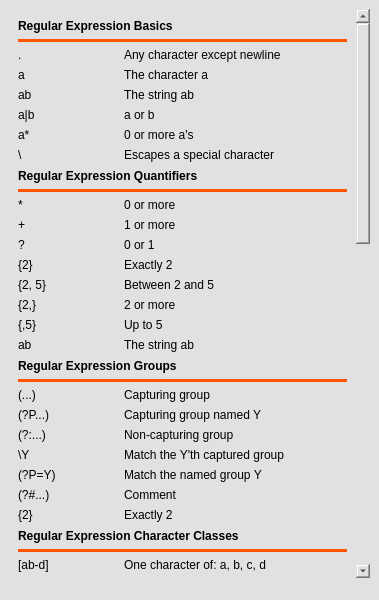
<?xml version="1.0" encoding="UTF-8"?>
<ui version="4.0">
 <class>SheetWindow</class>
 <widget class="QMainWindow" name="SheetWindow">
  <property name="geometry">
   <rect>
    <x>0</x>
    <y>0</y>
    <width>379</width>
    <height>600</height>
   </rect>
  </property>
  <property name="windowTitle">
   <string>PyRex Regex Sheet</string>
  </property>
  <property name="windowIcon">
   <iconset resource="src.qrc">
    <normaloff>:/icons/icons/icon.ico</normaloff>:/icons/icons/icon.ico</iconset>
  </property>
  <property name="styleSheet">
   <string notr="true">background-color: rgb(225, 225, 225);</string>
  </property>
  <widget class="QWidget" name="centralwidget">
   <layout class="QGridLayout" name="gridLayout">
    <property name="bottomMargin">
     <number>0</number>
    </property>
    <item row="0" column="0">
     <widget class="QScrollArea" name="scrollArea">
      <property name="styleSheet">
       <string notr="true">border:No;</string>
      </property>
      <property name="widgetResizable">
       <bool>true</bool>
      </property>
      <widget class="QWidget" name="scrollAreaWidgetContents">
       <property name="geometry">
        <rect>
         <x>0</x>
         <y>0</y>
         <width>344</width>
         <height>1465</height>
        </rect>
       </property>
       <layout class="QVBoxLayout" name="verticalLayout_2">
        <item>
         <layout class="QVBoxLayout" name="verticalLayout_3">
          <item>
           <widget class="QLabel" name="label_3">
            <property name="font">
             <font>
              <family>Arial</family>
              <pointsize>9</pointsize>
              <weight>75</weight>
              <bold>true</bold>
             </font>
            </property>
            <property name="styleSheet">
             <string notr="true">min-height:15;
max-height:15;
background-color: rgba(0, 0, 0, 0%);</string>
            </property>
            <property name="text">
             <string>Regular Expression Basics</string>
            </property>
           </widget>
          </item>
          <item>
           <widget class="Line" name="line_3">
            <property name="styleSheet">
             <string notr="true">background-color:rgb(255, 85, 0);
border:No;
height:1px</string>
            </property>
            <property name="orientation">
             <enum>Qt::Horizontal</enum>
            </property>
           </widget>
          </item>
         </layout>
        </item>
        <item>
         <layout class="QHBoxLayout" name="horizontalLayout">
          <item>
           <widget class="QLabel" name="label">
            <property name="styleSheet">
             <string notr="true">min-width:100px;
max-width:100px;</string>
            </property>
            <property name="text">
             <string>.</string>
            </property>
           </widget>
          </item>
          <item>
           <widget class="QLabel" name="label_2">
            <property name="text">
             <string>Any character except newline</string>
            </property>
           </widget>
          </item>
         </layout>
        </item>
        <item>
         <layout class="QHBoxLayout" name="horizontalLayout_2">
          <item>
           <widget class="QLabel" name="label_5">
            <property name="styleSheet">
             <string notr="true">min-width:100px;
max-width:100px;</string>
            </property>
            <property name="text">
             <string>a</string>
            </property>
           </widget>
          </item>
          <item>
           <widget class="QLabel" name="label_6">
            <property name="text">
             <string>The character a</string>
            </property>
           </widget>
          </item>
         </layout>
        </item>
        <item>
         <layout class="QHBoxLayout" name="horizontalLayout_3">
          <item>
           <widget class="QLabel" name="label_7">
            <property name="styleSheet">
             <string notr="true">min-width:100px;
max-width:100px;</string>
            </property>
            <property name="text">
             <string>ab</string>
            </property>
           </widget>
          </item>
          <item>
           <widget class="QLabel" name="label_8">
            <property name="text">
             <string>The string ab</string>
            </property>
           </widget>
          </item>
         </layout>
        </item>
        <item>
         <layout class="QHBoxLayout" name="horizontalLayout_6">
          <item>
           <widget class="QLabel" name="label_13">
            <property name="styleSheet">
             <string notr="true">min-width:100px;
max-width:100px;</string>
            </property>
            <property name="text">
             <string>a|b</string>
            </property>
           </widget>
          </item>
          <item>
           <widget class="QLabel" name="label_14">
            <property name="text">
             <string>a or b</string>
            </property>
           </widget>
          </item>
         </layout>
        </item>
        <item>
         <layout class="QHBoxLayout" name="horizontalLayout_5">
          <item>
           <widget class="QLabel" name="label_11">
            <property name="styleSheet">
             <string notr="true">min-width:100px;
max-width:100px;</string>
            </property>
            <property name="text">
             <string>a*</string>
            </property>
           </widget>
          </item>
          <item>
           <widget class="QLabel" name="label_12">
            <property name="text">
             <string>0 or more a's</string>
            </property>
           </widget>
          </item>
         </layout>
        </item>
        <item>
         <layout class="QHBoxLayout" name="horizontalLayout_4">
          <item>
           <widget class="QLabel" name="label_9">
            <property name="styleSheet">
             <string notr="true">min-width:100px;
max-width:100px;</string>
            </property>
            <property name="text">
             <string>\</string>
            </property>
           </widget>
          </item>
          <item>
           <widget class="QLabel" name="label_10">
            <property name="text">
             <string>Escapes a special character</string>
            </property>
           </widget>
          </item>
         </layout>
        </item>
        <item>
         <layout class="QVBoxLayout" name="verticalLayout_4">
          <item>
           <widget class="QLabel" name="label_4">
            <property name="font">
             <font>
              <family>Arial</family>
              <pointsize>9</pointsize>
              <weight>75</weight>
              <bold>true</bold>
             </font>
            </property>
            <property name="styleSheet">
             <string notr="true">min-height:15;
max-height:15;
background-color: rgba(0, 0, 0, 0%);</string>
            </property>
            <property name="text">
             <string>Regular Expression Quantifiers</string>
            </property>
           </widget>
          </item>
          <item>
           <widget class="Line" name="line_4">
            <property name="styleSheet">
             <string notr="true">background-color:rgb(255, 85, 0);
border:No;
height:1px</string>
            </property>
            <property name="orientation">
             <enum>Qt::Horizontal</enum>
            </property>
           </widget>
          </item>
         </layout>
        </item>
        <item>
         <layout class="QHBoxLayout" name="horizontalLayout_12">
          <item>
           <widget class="QLabel" name="label_25">
            <property name="styleSheet">
             <string notr="true">min-width:100px;
max-width:100px;</string>
            </property>
            <property name="text">
             <string>*</string>
            </property>
           </widget>
          </item>
          <item>
           <widget class="QLabel" name="label_26">
            <property name="text">
             <string>0 or more</string>
            </property>
           </widget>
          </item>
         </layout>
        </item>
        <item>
         <layout class="QHBoxLayout" name="horizontalLayout_11">
          <item>
           <widget class="QLabel" name="label_23">
            <property name="styleSheet">
             <string notr="true">min-width:100px;
max-width:100px;</string>
            </property>
            <property name="text">
             <string>+</string>
            </property>
           </widget>
          </item>
          <item>
           <widget class="QLabel" name="label_24">
            <property name="text">
             <string>1 or more</string>
            </property>
           </widget>
          </item>
         </layout>
        </item>
        <item>
         <layout class="QHBoxLayout" name="horizontalLayout_10">
          <item>
           <widget class="QLabel" name="label_21">
            <property name="styleSheet">
             <string notr="true">min-width:100px;
max-width:100px;</string>
            </property>
            <property name="text">
             <string>?</string>
            </property>
           </widget>
          </item>
          <item>
           <widget class="QLabel" name="label_22">
            <property name="text">
             <string>0 or 1</string>
            </property>
           </widget>
          </item>
         </layout>
        </item>
        <item>
         <layout class="QHBoxLayout" name="horizontalLayout_9">
          <item>
           <widget class="QLabel" name="label_19">
            <property name="styleSheet">
             <string notr="true">min-width:100px;
max-width:100px;</string>
            </property>
            <property name="text">
             <string>{2}</string>
            </property>
           </widget>
          </item>
          <item>
           <widget class="QLabel" name="label_20">
            <property name="text">
             <string>Exactly 2</string>
            </property>
           </widget>
          </item>
         </layout>
        </item>
        <item>
         <layout class="QHBoxLayout" name="horizontalLayout_8">
          <item>
           <widget class="QLabel" name="label_17">
            <property name="styleSheet">
             <string notr="true">min-width:100px;
max-width:100px;</string>
            </property>
            <property name="text">
             <string>{2, 5}</string>
            </property>
           </widget>
          </item>
          <item>
           <widget class="QLabel" name="label_18">
            <property name="text">
             <string>Between 2 and 5</string>
            </property>
           </widget>
          </item>
         </layout>
        </item>
        <item>
         <layout class="QHBoxLayout" name="horizontalLayout_7">
          <item>
           <widget class="QLabel" name="label_15">
            <property name="styleSheet">
             <string notr="true">min-width:100px;
max-width:100px;</string>
            </property>
            <property name="text">
             <string>{2,}</string>
            </property>
           </widget>
          </item>
          <item>
           <widget class="QLabel" name="label_16">
            <property name="text">
             <string>2 or more</string>
            </property>
           </widget>
          </item>
         </layout>
        </item>
        <item>
         <layout class="QHBoxLayout" name="horizontalLayout_13">
          <item>
           <widget class="QLabel" name="label_27">
            <property name="styleSheet">
             <string notr="true">min-width:100px;
max-width:100px;</string>
            </property>
            <property name="text">
             <string>{,5}</string>
            </property>
           </widget>
          </item>
          <item>
           <widget class="QLabel" name="label_28">
            <property name="text">
             <string>Up to 5</string>
            </property>
           </widget>
          </item>
         </layout>
        </item>
        <item>
         <layout class="QHBoxLayout" name="horizontalLayout_19">
          <item>
           <widget class="QLabel" name="label_40">
            <property name="styleSheet">
             <string notr="true">min-width:100px;
max-width:100px;</string>
            </property>
            <property name="text">
             <string>ab</string>
            </property>
           </widget>
          </item>
          <item>
           <widget class="QLabel" name="label_41">
            <property name="text">
             <string>The string ab</string>
            </property>
           </widget>
          </item>
         </layout>
        </item>
        <item>
         <layout class="QVBoxLayout" name="verticalLayout_5">
          <item>
           <widget class="QLabel" name="label_39">
            <property name="font">
             <font>
              <family>Arial</family>
              <pointsize>9</pointsize>
              <weight>75</weight>
              <bold>true</bold>
             </font>
            </property>
            <property name="styleSheet">
             <string notr="true">min-height:15;
max-height:15;
background-color: rgba(0, 0, 0, 0%);</string>
            </property>
            <property name="text">
             <string>Regular Expression Groups</string>
            </property>
           </widget>
          </item>
          <item>
           <widget class="Line" name="line_5">
            <property name="styleSheet">
             <string notr="true">background-color:rgb(255, 85, 0);
border:No;
height:1px</string>
            </property>
            <property name="orientation">
             <enum>Qt::Horizontal</enum>
            </property>
           </widget>
          </item>
         </layout>
        </item>
        <item>
         <layout class="QHBoxLayout" name="horizontalLayout_18">
          <item>
           <widget class="QLabel" name="label_37">
            <property name="styleSheet">
             <string notr="true">min-width:100px;
max-width:100px;</string>
            </property>
            <property name="text">
             <string>(...)</string>
            </property>
           </widget>
          </item>
          <item>
           <widget class="QLabel" name="label_38">
            <property name="text">
             <string>Capturing group</string>
            </property>
           </widget>
          </item>
         </layout>
        </item>
        <item>
         <layout class="QHBoxLayout" name="horizontalLayout_17">
          <item>
           <widget class="QLabel" name="label_35">
            <property name="styleSheet">
             <string notr="true">min-width:100px;
max-width:100px;</string>
            </property>
            <property name="text">
             <string>(?P&lt;Y&gt;...)</string>
            </property>
           </widget>
          </item>
          <item>
           <widget class="QLabel" name="label_36">
            <property name="text">
             <string>Capturing group named Y</string>
            </property>
           </widget>
          </item>
         </layout>
        </item>
        <item>
         <layout class="QHBoxLayout" name="horizontalLayout_16">
          <item>
           <widget class="QLabel" name="label_33">
            <property name="styleSheet">
             <string notr="true">min-width:100px;
max-width:100px;</string>
            </property>
            <property name="text">
             <string>(?:...)</string>
            </property>
           </widget>
          </item>
          <item>
           <widget class="QLabel" name="label_34">
            <property name="text">
             <string>Non-capturing group</string>
            </property>
           </widget>
          </item>
         </layout>
        </item>
        <item>
         <layout class="QHBoxLayout" name="horizontalLayout_15">
          <item>
           <widget class="QLabel" name="label_31">
            <property name="styleSheet">
             <string notr="true">min-width:100px;
max-width:100px;</string>
            </property>
            <property name="text">
             <string>\Y</string>
            </property>
           </widget>
          </item>
          <item>
           <widget class="QLabel" name="label_32">
            <property name="text">
             <string>Match the Y'th captured group</string>
            </property>
           </widget>
          </item>
         </layout>
        </item>
        <item>
         <layout class="QHBoxLayout" name="horizontalLayout_14">
          <item>
           <widget class="QLabel" name="label_29">
            <property name="styleSheet">
             <string notr="true">min-width:100px;
max-width:100px;</string>
            </property>
            <property name="text">
             <string>(?P=Y)</string>
            </property>
           </widget>
          </item>
          <item>
           <widget class="QLabel" name="label_30">
            <property name="text">
             <string>Match the named group Y</string>
            </property>
           </widget>
          </item>
         </layout>
        </item>
        <item>
         <layout class="QHBoxLayout" name="horizontalLayout_20">
          <item>
           <widget class="QLabel" name="label_42">
            <property name="styleSheet">
             <string notr="true">min-width:100px;
max-width:100px;</string>
            </property>
            <property name="text">
             <string>(?#...)</string>
            </property>
           </widget>
          </item>
          <item>
           <widget class="QLabel" name="label_43">
            <property name="text">
             <string>Comment</string>
            </property>
           </widget>
          </item>
         </layout>
        </item>
        <item>
         <layout class="QHBoxLayout" name="horizontalLayout_28">
          <item>
           <widget class="QLabel" name="label_59">
            <property name="styleSheet">
             <string notr="true">min-width:100px;
max-width:100px;</string>
            </property>
            <property name="text">
             <string>{2}</string>
            </property>
           </widget>
          </item>
          <item>
           <widget class="QLabel" name="label_60">
            <property name="text">
             <string>Exactly 2</string>
            </property>
           </widget>
          </item>
         </layout>
        </item>
        <item>
         <layout class="QVBoxLayout" name="verticalLayout_6">
          <item>
           <widget class="QLabel" name="label_58">
            <property name="font">
             <font>
              <family>Arial</family>
              <pointsize>9</pointsize>
              <weight>75</weight>
              <bold>true</bold>
             </font>
            </property>
            <property name="styleSheet">
             <string notr="true">min-height:15;
max-height:15;
background-color: rgba(0, 0, 0, 0%);</string>
            </property>
            <property name="text">
             <string>Regular Expression Character Classes</string>
            </property>
           </widget>
          </item>
          <item>
           <widget class="Line" name="line_6">
            <property name="styleSheet">
             <string notr="true">background-color:rgb(255, 85, 0);
border:No;
height:1px</string>
            </property>
            <property name="orientation">
             <enum>Qt::Horizontal</enum>
            </property>
           </widget>
          </item>
         </layout>
        </item>
        <item>
         <layout class="QHBoxLayout" name="horizontalLayout_27">
          <item>
           <widget class="QLabel" name="label_56">
            <property name="styleSheet">
             <string notr="true">min-width:100px;
max-width:100px;</string>
            </property>
            <property name="text">
             <string>[ab-d]</string>
            </property>
           </widget>
          </item>
          <item>
           <widget class="QLabel" name="label_57">
            <property name="text">
             <string>One character of: a, b, c, d</string>
            </property>
           </widget>
          </item>
         </layout>
        </item>
        <item>
         <layout class="QHBoxLayout" name="horizontalLayout_26">
          <item>
           <widget class="QLabel" name="label_54">
            <property name="styleSheet">
             <string notr="true">min-width:100px;
max-width:100px;</string>
            </property>
            <property name="text">
             <string>[^ab-d]</string>
            </property>
           </widget>
          </item>
          <item>
           <widget class="QLabel" name="label_55">
            <property name="text">
             <string>One character except: a, b, c, d</string>
            </property>
           </widget>
          </item>
         </layout>
        </item>
        <item>
         <layout class="QHBoxLayout" name="horizontalLayout_25">
          <item>
           <widget class="QLabel" name="label_52">
            <property name="styleSheet">
             <string notr="true">min-width:100px;
max-width:100px;</string>
            </property>
            <property name="text">
             <string>[b]</string>
            </property>
           </widget>
          </item>
          <item>
           <widget class="QLabel" name="label_53">
            <property name="text">
             <string>Backspace character</string>
            </property>
           </widget>
          </item>
         </layout>
        </item>
        <item>
         <layout class="QHBoxLayout" name="horizontalLayout_24">
          <item>
           <widget class="QLabel" name="label_50">
            <property name="styleSheet">
             <string notr="true">min-width:100px;
max-width:100px;</string>
            </property>
            <property name="text">
             <string>\d</string>
            </property>
           </widget>
          </item>
          <item>
           <widget class="QLabel" name="label_51">
            <property name="text">
             <string>One digit</string>
            </property>
           </widget>
          </item>
         </layout>
        </item>
        <item>
         <layout class="QHBoxLayout" name="horizontalLayout_23">
          <item>
           <widget class="QLabel" name="label_48">
            <property name="styleSheet">
             <string notr="true">min-width:100px;
max-width:100px;</string>
            </property>
            <property name="text">
             <string>\D</string>
            </property>
           </widget>
          </item>
          <item>
           <widget class="QLabel" name="label_49">
            <property name="text">
             <string>One non-digit</string>
            </property>
           </widget>
          </item>
         </layout>
        </item>
        <item>
         <layout class="QHBoxLayout" name="horizontalLayout_22">
          <item>
           <widget class="QLabel" name="label_46">
            <property name="styleSheet">
             <string notr="true">min-width:100px;
max-width:100px;</string>
            </property>
            <property name="text">
             <string>\s</string>
            </property>
           </widget>
          </item>
          <item>
           <widget class="QLabel" name="label_47">
            <property name="text">
             <string>One whitespace</string>
            </property>
           </widget>
          </item>
         </layout>
        </item>
        <item>
         <layout class="QHBoxLayout" name="horizontalLayout_21">
          <item>
           <widget class="QLabel" name="label_44">
            <property name="styleSheet">
             <string notr="true">min-width:100px;
max-width:100px;</string>
            </property>
            <property name="text">
             <string>\S</string>
            </property>
           </widget>
          </item>
          <item>
           <widget class="QLabel" name="label_45">
            <property name="text">
             <string>One non-whitespace</string>
            </property>
           </widget>
          </item>
         </layout>
        </item>
        <item>
         <layout class="QHBoxLayout" name="horizontalLayout_30">
          <item>
           <widget class="QLabel" name="label_63">
            <property name="styleSheet">
             <string notr="true">min-width:100px;
max-width:100px;</string>
            </property>
            <property name="text">
             <string>\w</string>
            </property>
           </widget>
          </item>
          <item>
           <widget class="QLabel" name="label_64">
            <property name="text">
             <string>One word character</string>
            </property>
           </widget>
          </item>
         </layout>
        </item>
        <item>
         <layout class="QHBoxLayout" name="horizontalLayout_29">
          <item>
           <widget class="QLabel" name="label_61">
            <property name="styleSheet">
             <string notr="true">min-width:100px;
max-width:100px;</string>
            </property>
            <property name="text">
             <string>\W</string>
            </property>
           </widget>
          </item>
          <item>
           <widget class="QLabel" name="label_62">
            <property name="text">
             <string>One non-word character</string>
            </property>
           </widget>
          </item>
         </layout>
        </item>
        <item>
         <layout class="QVBoxLayout" name="verticalLayout_7">
          <item>
           <widget class="QLabel" name="label_75">
            <property name="font">
             <font>
              <family>Arial</family>
              <pointsize>9</pointsize>
              <weight>75</weight>
              <bold>true</bold>
             </font>
            </property>
            <property name="styleSheet">
             <string notr="true">min-height:15;
max-height:15;
background-color: rgba(0, 0, 0, 0%);</string>
            </property>
            <property name="text">
             <string>Regular Expression Assertions</string>
            </property>
           </widget>
          </item>
          <item>
           <widget class="Line" name="line_7">
            <property name="styleSheet">
             <string notr="true">background-color:rgb(255, 85, 0);
border:No;
height:1px</string>
            </property>
            <property name="orientation">
             <enum>Qt::Horizontal</enum>
            </property>
           </widget>
          </item>
         </layout>
        </item>
        <item>
         <layout class="QHBoxLayout" name="horizontalLayout_39">
          <item>
           <widget class="QLabel" name="label_82">
            <property name="styleSheet">
             <string notr="true">min-width:100px;
max-width:100px;</string>
            </property>
            <property name="text">
             <string>^</string>
            </property>
           </widget>
          </item>
          <item>
           <widget class="QLabel" name="label_83">
            <property name="text">
             <string>Start of string</string>
            </property>
           </widget>
          </item>
         </layout>
        </item>
        <item>
         <layout class="QHBoxLayout" name="horizontalLayout_35">
          <item>
           <widget class="QLabel" name="label_73">
            <property name="styleSheet">
             <string notr="true">min-width:100px;
max-width:100px;</string>
            </property>
            <property name="text">
             <string>\A</string>
            </property>
           </widget>
          </item>
          <item>
           <widget class="QLabel" name="label_74">
            <property name="text">
             <string>Start of string, ignores m flag</string>
            </property>
           </widget>
          </item>
         </layout>
        </item>
        <item>
         <layout class="QHBoxLayout" name="horizontalLayout_34">
          <item>
           <widget class="QLabel" name="label_71">
            <property name="styleSheet">
             <string notr="true">min-width:100px;
max-width:100px;</string>
            </property>
            <property name="text">
             <string>$</string>
            </property>
           </widget>
          </item>
          <item>
           <widget class="QLabel" name="label_72">
            <property name="text">
             <string>End of string</string>
            </property>
           </widget>
          </item>
         </layout>
        </item>
        <item>
         <layout class="QHBoxLayout" name="horizontalLayout_33">
          <item>
           <widget class="QLabel" name="label_69">
            <property name="styleSheet">
             <string notr="true">min-width:100px;
max-width:100px;</string>
            </property>
            <property name="text">
             <string>\Z</string>
            </property>
           </widget>
          </item>
          <item>
           <widget class="QLabel" name="label_70">
            <property name="text">
             <string>End of string, ignores m flag</string>
            </property>
           </widget>
          </item>
         </layout>
        </item>
        <item>
         <layout class="QHBoxLayout" name="horizontalLayout_32">
          <item>
           <widget class="QLabel" name="label_67">
            <property name="styleSheet">
             <string notr="true">min-width:100px;
max-width:100px;</string>
            </property>
            <property name="text">
             <string>\b</string>
            </property>
           </widget>
          </item>
          <item>
           <widget class="QLabel" name="label_68">
            <property name="text">
             <string>Word boundary</string>
            </property>
           </widget>
          </item>
         </layout>
        </item>
        <item>
         <layout class="QHBoxLayout" name="horizontalLayout_31">
          <item>
           <widget class="QLabel" name="label_65">
            <property name="styleSheet">
             <string notr="true">min-width:100px;
max-width:100px;</string>
            </property>
            <property name="text">
             <string>\B</string>
            </property>
           </widget>
          </item>
          <item>
           <widget class="QLabel" name="label_66">
            <property name="text">
             <string>Non-word boundary</string>
            </property>
           </widget>
          </item>
         </layout>
        </item>
        <item>
         <layout class="QHBoxLayout" name="horizontalLayout_36">
          <item>
           <widget class="QLabel" name="label_76">
            <property name="styleSheet">
             <string notr="true">min-width:100px;
max-width:100px;</string>
            </property>
            <property name="text">
             <string>(?=...)</string>
            </property>
           </widget>
          </item>
          <item>
           <widget class="QLabel" name="label_77">
            <property name="text">
             <string>Positive lookahead</string>
            </property>
           </widget>
          </item>
         </layout>
        </item>
        <item>
         <layout class="QHBoxLayout" name="horizontalLayout_37">
          <item>
           <widget class="QLabel" name="label_78">
            <property name="styleSheet">
             <string notr="true">min-width:100px;
max-width:100px;</string>
            </property>
            <property name="text">
             <string>(?!...)</string>
            </property>
           </widget>
          </item>
          <item>
           <widget class="QLabel" name="label_79">
            <property name="text">
             <string>Negative lookahead</string>
            </property>
           </widget>
          </item>
         </layout>
        </item>
        <item>
         <layout class="QHBoxLayout" name="horizontalLayout_38">
          <item>
           <widget class="QLabel" name="label_80">
            <property name="styleSheet">
             <string notr="true">min-width:100px;
max-width:100px;</string>
            </property>
            <property name="text">
             <string>(?&lt;=...)</string>
            </property>
           </widget>
          </item>
          <item>
           <widget class="QLabel" name="label_81">
            <property name="text">
             <string>Positive lookbehind</string>
            </property>
           </widget>
          </item>
         </layout>
        </item>
        <item>
         <layout class="QHBoxLayout" name="horizontalLayout_41">
          <item>
           <widget class="QLabel" name="label_86">
            <property name="styleSheet">
             <string notr="true">min-width:100px;
max-width:100px;</string>
            </property>
            <property name="text">
             <string>(?&lt;!...)</string>
            </property>
           </widget>
          </item>
          <item>
           <widget class="QLabel" name="label_87">
            <property name="text">
             <string>Negative lookbehind</string>
            </property>
           </widget>
          </item>
         </layout>
        </item>
        <item>
         <layout class="QHBoxLayout" name="horizontalLayout_40">
          <item>
           <widget class="QLabel" name="label_84">
            <property name="styleSheet">
             <string notr="true">min-width:100px;
max-width:100px;</string>
            </property>
            <property name="text">
             <string>(?()|)</string>
            </property>
           </widget>
          </item>
          <item>
           <widget class="QLabel" name="label_85">
            <property name="text">
             <string>Conditional</string>
            </property>
           </widget>
          </item>
         </layout>
        </item>
        <item>
         <layout class="QHBoxLayout" name="horizontalLayout_49">
          <item>
           <widget class="QLabel" name="label_103">
            <property name="styleSheet">
             <string notr="true">min-width:100px;
max-width:100px;</string>
            </property>
            <property name="text">
             <string>\Z</string>
            </property>
           </widget>
          </item>
          <item>
           <widget class="QLabel" name="label_104">
            <property name="text">
             <string>End of string, ignores m flag</string>
            </property>
           </widget>
          </item>
         </layout>
        </item>
        <item>
         <layout class="QVBoxLayout" name="verticalLayout_8">
          <item>
           <widget class="QLabel" name="label_102">
            <property name="font">
             <font>
              <family>Arial</family>
              <pointsize>9</pointsize>
              <weight>75</weight>
              <bold>true</bold>
             </font>
            </property>
            <property name="styleSheet">
             <string notr="true">min-height:15;
max-height:15;
background-color: rgba(0, 0, 0, 0%);</string>
            </property>
            <property name="text">
             <string>Regular Expression Flags</string>
            </property>
           </widget>
          </item>
          <item>
           <widget class="Line" name="line_8">
            <property name="styleSheet">
             <string notr="true">background-color:rgb(255, 85, 0);
border:No;
height:1px</string>
            </property>
            <property name="orientation">
             <enum>Qt::Horizontal</enum>
            </property>
           </widget>
          </item>
         </layout>
        </item>
        <item>
         <layout class="QHBoxLayout" name="horizontalLayout_48">
          <item>
           <widget class="QLabel" name="label_100">
            <property name="styleSheet">
             <string notr="true">min-width:100px;
max-width:100px;</string>
            </property>
            <property name="text">
             <string>i</string>
            </property>
           </widget>
          </item>
          <item>
           <widget class="QLabel" name="label_101">
            <property name="text">
             <string>Ignore case</string>
            </property>
           </widget>
          </item>
         </layout>
        </item>
        <item>
         <layout class="QHBoxLayout" name="horizontalLayout_47">
          <item>
           <widget class="QLabel" name="label_98">
            <property name="styleSheet">
             <string notr="true">min-width:100px;
max-width:100px;</string>
            </property>
            <property name="text">
             <string>m</string>
            </property>
           </widget>
          </item>
          <item>
           <widget class="QLabel" name="label_99">
            <property name="text">
             <string>^ and $ match start and end of line</string>
            </property>
           </widget>
          </item>
         </layout>
        </item>
        <item>
         <layout class="QHBoxLayout" name="horizontalLayout_46">
          <item>
           <widget class="QLabel" name="label_96">
            <property name="styleSheet">
             <string notr="true">min-width:100px;
max-width:100px;</string>
            </property>
            <property name="text">
             <string>s</string>
            </property>
           </widget>
          </item>
          <item>
           <widget class="QLabel" name="label_97">
            <property name="text">
             <string>Matches newline as well</string>
            </property>
           </widget>
          </item>
         </layout>
        </item>
        <item>
         <layout class="QHBoxLayout" name="horizontalLayout_45">
          <item>
           <widget class="QLabel" name="label_94">
            <property name="styleSheet">
             <string notr="true">min-width:100px;
max-width:100px;</string>
            </property>
            <property name="text">
             <string>x</string>
            </property>
           </widget>
          </item>
          <item>
           <widget class="QLabel" name="label_95">
            <property name="text">
             <string>Allow spaces and comments</string>
            </property>
           </widget>
          </item>
         </layout>
        </item>
        <item>
         <layout class="QHBoxLayout" name="horizontalLayout_44">
          <item>
           <widget class="QLabel" name="label_92">
            <property name="styleSheet">
             <string notr="true">min-width:100px;
max-width:100px;</string>
            </property>
            <property name="text">
             <string>L</string>
            </property>
           </widget>
          </item>
          <item>
           <widget class="QLabel" name="label_93">
            <property name="text">
             <string>Locale character classes</string>
            </property>
           </widget>
          </item>
         </layout>
        </item>
        <item>
         <layout class="QHBoxLayout" name="horizontalLayout_43">
          <item>
           <widget class="QLabel" name="label_90">
            <property name="styleSheet">
             <string notr="true">min-width:100px;
max-width:100px;</string>
            </property>
            <property name="text">
             <string>u</string>
            </property>
           </widget>
          </item>
          <item>
           <widget class="QLabel" name="label_91">
            <property name="text">
             <string>Unicode character classes</string>
            </property>
           </widget>
          </item>
         </layout>
        </item>
        <item>
         <layout class="QHBoxLayout" name="horizontalLayout_42">
          <item>
           <widget class="QLabel" name="label_88">
            <property name="styleSheet">
             <string notr="true">min-width:100px;
max-width:100px;</string>
            </property>
            <property name="text">
             <string>(?iLmsux)</string>
            </property>
           </widget>
          </item>
          <item>
           <widget class="QLabel" name="label_89">
            <property name="text">
             <string>Set flags within regex</string>
            </property>
           </widget>
          </item>
         </layout>
        </item>
        <item>
         <layout class="QVBoxLayout" name="verticalLayout_9">
          <item>
           <widget class="QLabel" name="label_115">
            <property name="font">
             <font>
              <family>Arial</family>
              <pointsize>9</pointsize>
              <weight>75</weight>
              <bold>true</bold>
             </font>
            </property>
            <property name="styleSheet">
             <string notr="true">min-height:15;
max-height:15;
background-color: rgba(0, 0, 0, 0%);</string>
            </property>
            <property name="text">
             <string>Regular Expression Flags</string>
            </property>
           </widget>
          </item>
          <item>
           <widget class="Line" name="line_9">
            <property name="styleSheet">
             <string notr="true">background-color:rgb(255, 85, 0);
border:No;
height:1px</string>
            </property>
            <property name="orientation">
             <enum>Qt::Horizontal</enum>
            </property>
           </widget>
          </item>
         </layout>
        </item>
        <item>
         <layout class="QHBoxLayout" name="horizontalLayout_54">
          <item>
           <widget class="QLabel" name="label_113">
            <property name="styleSheet">
             <string notr="true">min-width:100px;
max-width:100px;</string>
            </property>
            <property name="text">
             <string>\n</string>
            </property>
           </widget>
          </item>
          <item>
           <widget class="QLabel" name="label_114">
            <property name="text">
             <string>Newline</string>
            </property>
           </widget>
          </item>
         </layout>
        </item>
        <item>
         <layout class="QHBoxLayout" name="horizontalLayout_53">
          <item>
           <widget class="QLabel" name="label_111">
            <property name="styleSheet">
             <string notr="true">min-width:100px;
max-width:100px;</string>
            </property>
            <property name="text">
             <string>\r</string>
            </property>
           </widget>
          </item>
          <item>
           <widget class="QLabel" name="label_112">
            <property name="text">
             <string>Carriage return</string>
            </property>
           </widget>
          </item>
         </layout>
        </item>
        <item>
         <layout class="QHBoxLayout" name="horizontalLayout_52">
          <item>
           <widget class="QLabel" name="label_109">
            <property name="styleSheet">
             <string notr="true">min-width:100px;
max-width:100px;</string>
            </property>
            <property name="text">
             <string>\t</string>
            </property>
           </widget>
          </item>
          <item>
           <widget class="QLabel" name="label_110">
            <property name="text">
             <string>Tab</string>
            </property>
           </widget>
          </item>
         </layout>
        </item>
        <item>
         <layout class="QHBoxLayout" name="horizontalLayout_51">
          <item>
           <widget class="QLabel" name="label_107">
            <property name="styleSheet">
             <string notr="true">min-width:100px;
max-width:100px;</string>
            </property>
            <property name="text">
             <string>\YYY</string>
            </property>
           </widget>
          </item>
          <item>
           <widget class="QLabel" name="label_108">
            <property name="text">
             <string>Octal character YYY</string>
            </property>
           </widget>
          </item>
         </layout>
        </item>
        <item>
         <layout class="QHBoxLayout" name="horizontalLayout_50">
          <item>
           <widget class="QLabel" name="label_105">
            <property name="styleSheet">
             <string notr="true">min-width:100px;
max-width:100px;</string>
            </property>
            <property name="text">
             <string>\xYY</string>
            </property>
           </widget>
          </item>
          <item>
           <widget class="QLabel" name="label_106">
            <property name="text">
             <string>Hexadecimal character YY</string>
            </property>
           </widget>
          </item>
         </layout>
        </item>
        <item>
         <layout class="QVBoxLayout" name="verticalLayout_10">
          <item>
           <widget class="QLabel" name="label_118">
            <property name="font">
             <font>
              <family>Arial</family>
              <pointsize>9</pointsize>
              <weight>75</weight>
              <bold>true</bold>
             </font>
            </property>
            <property name="styleSheet">
             <string notr="true">min-height:15;
max-height:15;
background-color: rgba(0, 0, 0, 0%);</string>
            </property>
            <property name="text">
             <string>Regular Expression Replacement</string>
            </property>
           </widget>
          </item>
          <item>
           <widget class="Line" name="line_10">
            <property name="styleSheet">
             <string notr="true">background-color:rgb(255, 85, 0);
border:No;
height:1px</string>
            </property>
            <property name="orientation">
             <enum>Qt::Horizontal</enum>
            </property>
           </widget>
          </item>
         </layout>
        </item>
        <item>
         <layout class="QHBoxLayout" name="horizontalLayout_55">
          <item>
           <widget class="QLabel" name="label_116">
            <property name="styleSheet">
             <string notr="true">min-width:100px;
max-width:100px;</string>
            </property>
            <property name="text">
             <string>\g&lt;0&gt;</string>
            </property>
           </widget>
          </item>
          <item>
           <widget class="QLabel" name="label_117">
            <property name="text">
             <string>Insert entire match</string>
            </property>
           </widget>
          </item>
         </layout>
        </item>
        <item>
         <layout class="QHBoxLayout" name="horizontalLayout_57">
          <item>
           <widget class="QLabel" name="label_121">
            <property name="styleSheet">
             <string notr="true">min-width:100px;
max-width:100px;</string>
            </property>
            <property name="text">
             <string>\g&lt;Y&gt;</string>
            </property>
           </widget>
          </item>
          <item>
           <widget class="QLabel" name="label_122">
            <property name="text">
             <string>Insert match Y (name or number)</string>
            </property>
           </widget>
          </item>
         </layout>
        </item>
        <item>
         <layout class="QHBoxLayout" name="horizontalLayout_56">
          <item>
           <widget class="QLabel" name="label_119">
            <property name="styleSheet">
             <string notr="true">min-width:100px;
max-width:100px;</string>
            </property>
            <property name="text">
             <string>\Y</string>
            </property>
           </widget>
          </item>
          <item>
           <widget class="QLabel" name="label_120">
            <property name="text">
             <string>Insert group numbered Y</string>
            </property>
           </widget>
          </item>
         </layout>
        </item>
       </layout>
      </widget>
     </widget>
    </item>
   </layout>
  </widget>
  <widget class="QMenuBar" name="menubar">
   <property name="geometry">
    <rect>
     <x>0</x>
     <y>0</y>
     <width>379</width>
     <height>21</height>
    </rect>
   </property>
  </widget>
  <widget class="QStatusBar" name="statusbar"/>
 </widget>
 <resources>
  <include location="src.qrc"/>
 </resources>
 <connections/>
</ui>
